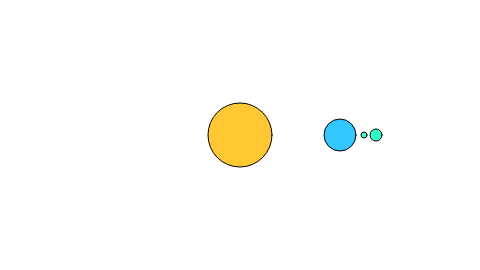
Frame 1 (no input)
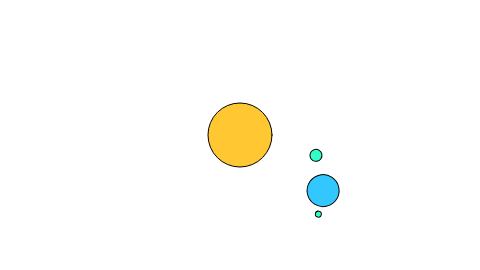
Frame 60 (no input)
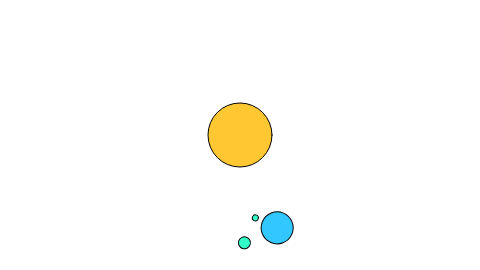
Frame 120 (the mouse pressed at the canvas centre since frame 60)

The p5.js sketch that drew these frames (run headless with seeded random() and noise() and a simulated clock; from frame 60 on, the mouse is pressed at the canvas centre):

// p5.js sketch
// ── sketch.js
// Learning Processing
// Daniel Shiffman
// http://www.learningprocessing.com

// Example 14-16: Simple solar system

// Angle of rotation around sun and planets
var theta = 0;

function setup() {
  createCanvas(480, 270);
}

function draw() {
  background(255);
  stroke(0);

  // Translate to center of window to draw the sun.
  translate(width/2, height/2);
  fill(255, 200, 50);
  ellipse(0, 0, 64, 64);

  // The earth rotates around the sun
  push();
  rotate(theta);
  translate(100, 0);
  fill(50, 200, 255);
  ellipse(0, 0, 32, 32);

  // Moon #1 rotates around the earth
  // push() is called to save the transformation state before drawing moon #1. 
  // This way we can pop and return to earth before drawing moon #2. 
  // Both moons rotate around the earth (which itself is rotating around the sun).
  push(); 
  rotate(-theta*4);
  translate(36, 0);
  fill(50, 255, 200);
  ellipse(0, 0, 12, 12);
  pop();

  // Moon #2 also rotates around the earth
  push();
  rotate(theta*2);
  translate(24, 0);
  fill(50, 255, 200);
  ellipse(0, 0, 6, 6);
  pop();

  pop();

  theta += 0.01;
}
